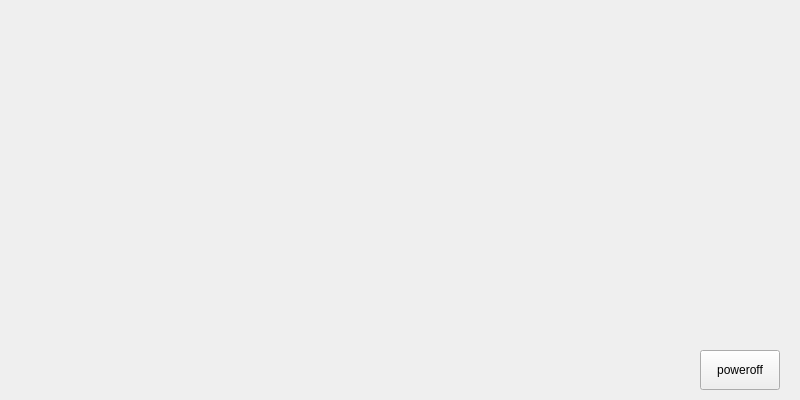
<?xml version="1.0" encoding="UTF-8"?>
<ui version="4.0">
 <class>ICInitialFrame</class>
 <widget class="QFrame" name="ICInitialFrame">
  <property name="geometry">
   <rect>
    <x>0</x>
    <y>0</y>
    <width>800</width>
    <height>400</height>
   </rect>
  </property>
  <property name="windowTitle">
   <string>Frame</string>
  </property>
  <property name="frameShape">
   <enum>QFrame::NoFrame</enum>
  </property>
  <property name="frameShadow">
   <enum>QFrame::Plain</enum>
  </property>
  <widget class="QLabel" name="standbyPic">
   <property name="geometry">
    <rect>
     <x>0</x>
     <y>0</y>
     <width>800</width>
     <height>400</height>
    </rect>
   </property>
   <property name="text">
    <string/>
   </property>
  </widget>
  <widget class="QPushButton" name="Power_off">
   <property name="geometry">
    <rect>
     <x>700</x>
     <y>350</y>
     <width>80</width>
     <height>40</height>
    </rect>
   </property>
   <property name="text">
    <string>poweroff</string>
   </property>
  </widget>
 </widget>
 <resources/>
 <connections/>
</ui>
